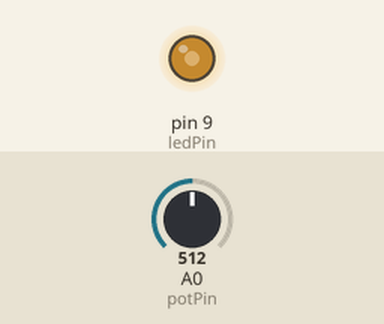
Recording of a sketch running on a simulated Arduino Uno, built with avr-gcc and run on an emulated ATmega328P. Parts: output pins drawn as LEDs (lit = HIGH). Inputs (shaded band) come from the test bench; at power-on: A0 (potPin) = 512.

Above: at 1.2 s.
1.3 s: A0 (potPin) set to 716
At 1.6 s:
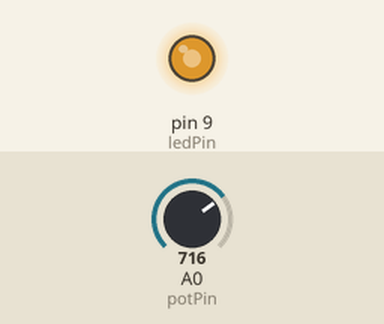
2.8 s: A0 (potPin) set to 900
At 4.0 s:
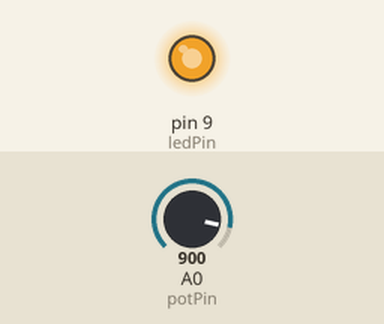
4.3 s: A0 (potPin) set to 122
At 5.1 s:
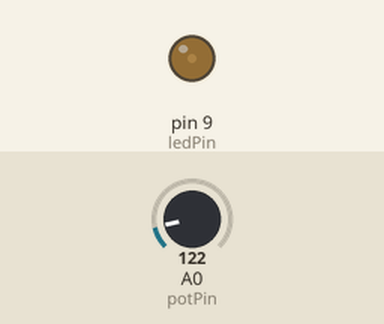
5.8 s: A0 (potPin) set to 0
At 6.5 s:
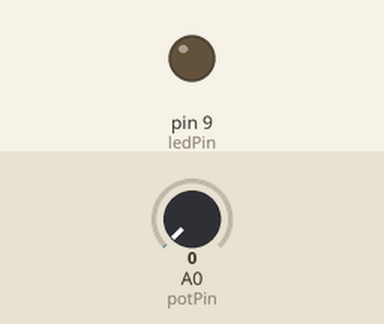
7.3 s: A0 (potPin) set to 511
At 8.6 s:
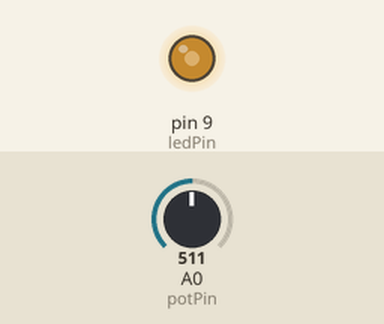
Timing chart, 0 to 9.8 s (numbered marks = the images above; inputs shaded):
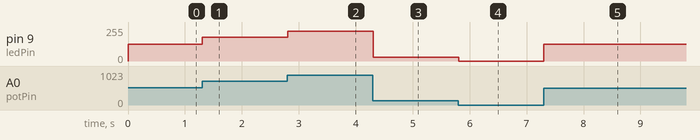

The sketch:

led_dimmer.ino
```cpp
int potPin = A0;
int ledPin = 9;
int potValue = 0;
int brightness = 0;

void setup() {
  pinMode(ledPin, OUTPUT);
}

void loop() {
  potValue = analogRead(potPin);
  brightness = map(potValue, 0, 1023, 0, 255);
  analogWrite(ledPin, brightness);
  delay(10);
}
```

Measured:
- after the input at 1.3 s, pin 9 (ledPin): 127/255 → 178/255 at once
- after the input at 2.8 s, pin 9 (ledPin): 178/255 → 224/255 at once
- after the input at 4.3 s, pin 9 (ledPin): 224/255 → 30/255 at once
- after the input at 5.8 s, pin 9 (ledPin): 30/255 → 0/255 at once
- after the input at 7.3 s, pin 9 (ledPin): 0/255 → 127/255 at once
